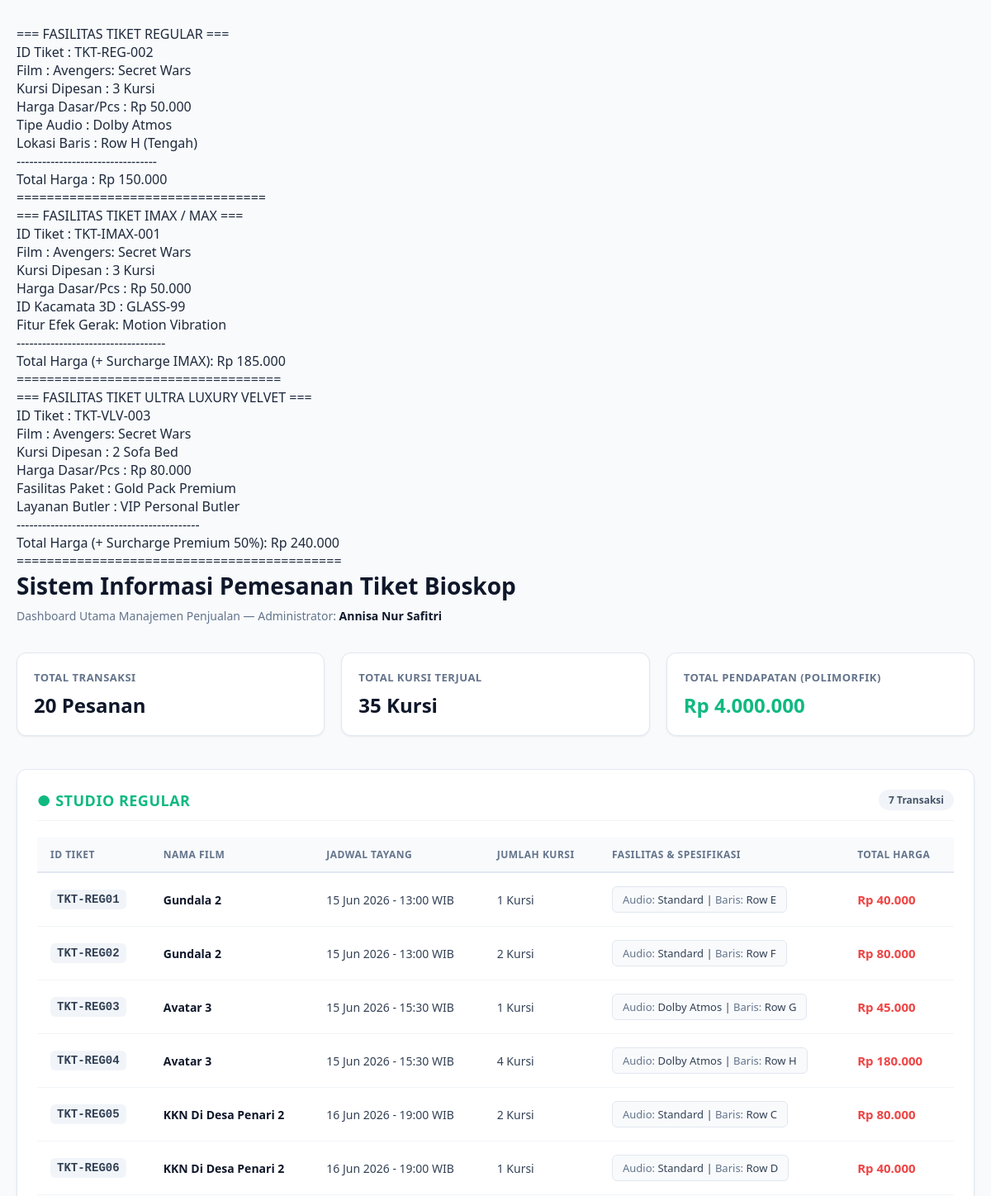
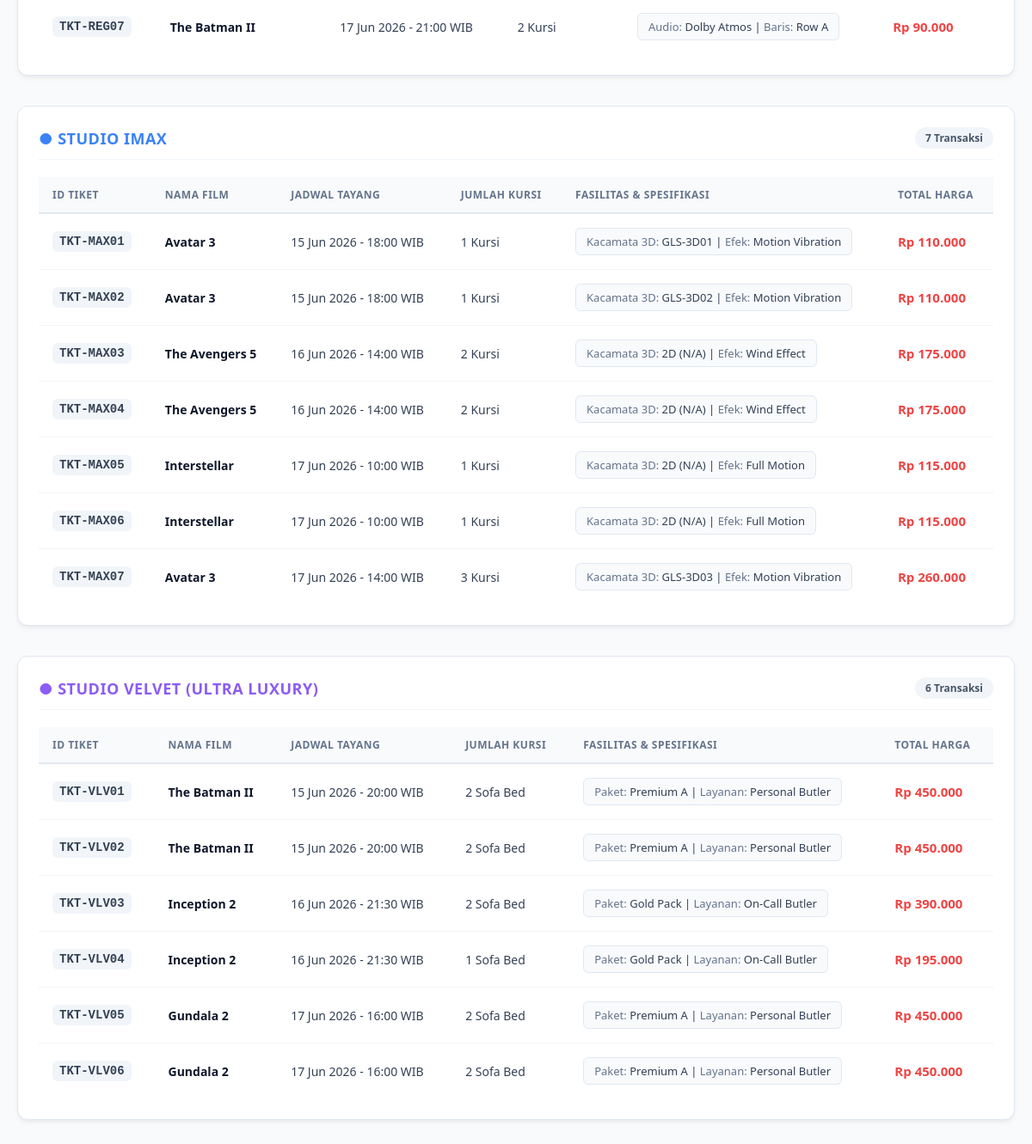
The page / on the database its author committed (2 pictures, top to bottom).
### tables this page shows
CREATE TABLE `tabel_tiket` (
  `id_tiket` varchar(10) NOT NULL,
  `nama_film` varchar(100) NOT NULL,
  `jadwal_tayang` datetime NOT NULL,
  `jumlah_kursi` int NOT NULL,
  `harga_dasar_tiket` decimal(10,2) NOT NULL,
  `jenis_studio` enum('regular','max','velvet') NOT NULL,
  `tipe_studio` varchar(20) DEFAULT NULL,
  `lokasi_baris` varchar(20) DEFAULT NULL,
  `kacamata_3d_id` varchar(10) DEFAULT NULL,
  `efek_gerak_fitur` varchar(50) DEFAULT NULL,
  `bantal_selimut_pack` varchar(10) DEFAULT NULL,
  `layanan_butler` varchar(20) DEFAULT NULL
);

### tiket.php (called while the page is built, shortened)
<?php
abstract class Tiket {
    protected $id_tiket;
    protected $nama_film;
    protected $jadwal_tayang;
    protected $jumlah_kursi;
    public function __construct($id_tiket, $nama_film, $jadwal_tayang, $jumlah_kursi, $hargaDasarTiket) {
        $this->id_tiket = $id_tiket;
        $this->nama_film = $nama_film;
        $this->jadwal_tayang = $jadwal_tayang;
        $this->jumlah_kursi = $jumlah_kursi;
        $this->hargaDasarTiket = $hargaDasarTiket;
    }
    public function getIdTiket() { return $this->id_tiket; }
    public function getNamaFilm() { return $this->nama_film; }
    public function getJadwalTayang() { return $this->jadwal_tayang; }
    public function getJumlahKursi() { return $this->jumlah_kursi; }
}

### index.php (the view, shortened to what this page needs)
<?php
require_once 'Tiket.php';
require_once 'TiketRegular.php';
require_once 'TiketIMax.php';
require_once 'TiketVelvet.php';
$database = new KoneksiDB();
$db = $database->getKoneksi();
$kelompokTiket = [
    'regular' => [],
    'max'     => [],
    'velvet'  => []
];
$totalPendapatan = 0;
$totalTiketTerjual = 0;
try {
    $query = "SELECT * FROM tabel_tiket";
    $stmt = $db->query($query);
    $semuaData = $stmt->fetchAll();
    foreach ($semuaData as $row) {
        $jenis = $row['jenis_studio'];
        $objekTiket = null;
        if ($jenis === 'regular') {
            $objekTiket = new TiketRegular(
                $row['id_tiket'], $row['nama_film'], $row['jadwal_tayang'],
                $row['jumlah_kursi'], $row['harga_dasar_tiket'],
                $row['tipe_studio'], $row['lokasi_baris']
            );
        } elseif ($jenis === 'max') {
            $objekTiket = new TiketIMax(
                $row['id_tiket'], $row['nama_film'], $row['jadwal_tayang'],
                $row['jumlah_kursi'], $row['harga_dasar_tiket'],
                $row['kacamata_3d_id'], $row['efek_gerak_fitur']
            );
        } elseif ($jenis === 'velvet') {
            $objekTiket = new TiketVelvet(
                $row['id_tiket'], $row['nama_film'], $row['jadwal_tayang'],
                $row['jumlah_kursi'], $row['harga_dasar_tiket'],
                $row['bantal_selimut_pack'], $row['layanan_butler']
            );
        }
        if ($objekTiket !== null) {
            $kelompokTiket[$jenis][] = $objekTiket;
            $totalPendapatan += $objekTiket->hitungTotalHarga();
            $totalTiketTerjual += $objekTiket->getJumlahKursi();
        }
    }
} catch (PDOException $e) {
    die("Gagal memproses data view: " . $e->getMessage());
}
?>
<!DOCTYPE html>
<html lang="id">
<head>
</head>
<body>
<div class="container">
    <header>
        <h1>Sistem Informasi Pemesanan Tiket Bioskop</h1>
        <div class="subtitle">Dashboard Utama Manajemen Penjualan — Administrator: <strong>Annisa Nur Safitri</strong></div>
    </header>
    <div class="stats-grid">
        <div class="stat-card">
            <div class="stat-label">Total Transaksi</div>
            <div class="stat-value"><?= count($semuaData); ?> Pesanan</div>
        </div>
        <div class="stat-card">
            <div class="stat-label">Total Kursi Terjual</div>
            <div class="stat-value"><?= $totalTiketTerjual; ?> Kursi</div>
        </div>
        <div class="stat-card">
            <div class="stat-label">Total Pendapatan (Polimorfik)</div>
            <div class="stat-value" style="color: #10b981;">Rp <?= number_format($totalPendapatan, 0, ',', '.'); ?></div>
        </div>
    </div>
    <div class="studio-card">
        <div class="studio-header">
            <div class="studio-title title-regular">● Studio Regular</div>
            <div class="badge"><?= count($kelompokTiket['regular']); ?> Transaksi</div>
        </div>
        <div class="table-responsive">
            <table>
                <thead>
                    <tr>
                        <th>ID Tiket</th>
                        <th>Nama Film</th>
                        <th>Jadwal Tayang</th>
                        <th>Jumlah Kursi</th>
                        <th>Fasilitas & Spesifikasi</th>
                        <th>Total Harga</th>
                    </tr>
                </thead>
                <tbody>
                    <?php if (empty($kelompokTiket['regular'])): ?>
                        <tr><td colspan="6" style="text-align:center; color: var(--text-muted);">Tidak ada data pesanan Studio Regular.</td></tr>
                    <?php else: ?>
                        <?php foreach ($kelompokTiket['regular'] as $tiket): ?>
                            <tr>
                                <td><span class="id-badge"><?= $tiket->getIdTiket(); ?></span></td>
                                <td><span class="film-name"><?= $tiket->getNamaFilm(); ?></span></td>
                                <td><?= date('d M Y - H:i', strtotime($tiket->getJadwalTayang())); ?> WIB</td>
                                <td><?= $tiket->getJumlahKursi(); ?> Kursi</td>
                                <td>
                                    <div class="spec-container">
                                        <span class="spec-label">Audio:</span> <?= $tiket->getTipeAudio(); ?> |
                                        <span class="spec-label">Baris:</span> <?= $tiket->getLokasiBaris(); ?>
                                    </div>
                                </td>
                                <td class="harga-total">Rp <?= number_format($tiket->hitungTotalHarga(), 0, ',', '.'); ?></td>
                            </tr>
                        <?php endforeach; ?>
                    <?php endif; ?>
                </tbody>
            </table>
        </div>
    </div>
    <div class="studio-card">
        <div class="studio-header">
            <div class="studio-title title-max">● Studio IMAX</div>
            <div class="badge"><?= count($kelompokTiket['max']); ?> Transaksi</div>
        </div>
        <div class="table-responsive">
            <table>
                <thead>
                    <tr>
                        <th>ID Tiket</th>
                        <th>Nama Film</th>
                        <th>Jadwal Tayang</th>
                        <th>Jumlah Kursi</th>
                        <th>Fasilitas & Spesifikasi</th>
                        <th>Total Harga</th>
                    </tr>
                </thead>
                <tbody>
                    <?php if (empty($kelompokTiket['max'])): ?>
                        <tr><td colspan="6" style="text-align:center; color: var(--text-muted);">Tidak ada data pesanan Studio IMAX.</td></tr>
                    <?php else: ?>
                        <?php foreach ($kelompokTiket['max'] as $tiket): ?>
                            <tr>
                                <td><span class="id-badge"><?= $tiket->getIdTiket(); ?></span></td>
                                <td><span class="film-name"><?= $tiket->getNamaFilm(); ?></span></td>
                                <td><?= date('d M Y - H:i', strtotime($tiket->getJadwalTayang())); ?> WIB</td>
                                <td><?= $tiket->getJumlahKursi(); ?> Kursi</td>
                                <td>
                                    <div class="spec-container">
                                        <span class="spec-label">Kacamata 3D:</span> <?= $tiket->getKacamata3dId() ?? '2D (N/A)'; ?> |
                                        <span class="spec-label">Efek:</span> <?= $tiket->getEfekGerakFitur() ?? 'Standar'; ?>
                                    </div>
                                </td>
                                <td class="harga-total">Rp <?= number_format($tiket->hitungTotalHarga(), 0, ',', '.'); ?></td>
                            </tr>
                        <?php endforeach; ?>
                    <?php endif; ?>
                </tbody>
            </table>
        </div>
    </div>
    <div class="studio-card">
        <div class="studio-header">
            <div class="studio-title title-velvet">● Studio Velvet (Ultra Luxury)</div>
            <div class="badge"><?= count($kelompokTiket['velvet']); ?> Transaksi</div>
        </div>
        <div class="table-responsive">
            <table>
                <thead>
                    <tr>
                        <th>ID Tiket</th>
                        <th>Nama Film</th>
                        <th>Jadwal Tayang</th>
                        <th>Jumlah Kursi</th>
                        <th>Fasilitas & Spesifikasi</th>
                        <th>Total Harga</th>
                    </tr>
                </thead>
                <tbody>
                    <?php if (empty($kelompokTiket['velvet'])): ?>
                        <tr><td colspan="6" style="text-align:center; color: var(--text-muted);">Tidak ada data pesanan Studio Velvet.</td></tr>
                    <?php else: ?>
                        <?php foreach ($kelompokTiket['velvet'] as $tiket): ?>
                            <tr>
                                <td><span class="id-badge"><?= $tiket->getIdTiket(); ?></span></td>
                                <td><span class="film-name"><?= $tiket->getNamaFilm(); ?></span></td>
                                <td><?= date('d M Y - H:i', strtotime($tiket->getJadwalTayang())); ?> WIB</td>
                                <td><?= $tiket->getJumlahKursi(); ?> Sofa Bed</td>
                                <td>
                                    <div class="spec-container">
                                        <span class="spec-label">Paket:</span> <?= $tiket->getBantalSelimutPack(); ?> |
                                        <span class="spec-label">Layanan:</span> <?= $tiket->getLayananButler(); ?>
                                    </div>
                                </td>
                                <td class="harga-total">Rp <?= number_format($tiket->hitungTotalHarga(), 0, ',', '.'); ?></td>
                            </tr>
                        <?php endforeach; ?>
                    <?php endif; ?>
                </tbody>
            </table>
        </div>
    </div>
</div>
</body>
</html>

### rows shown on the page
tabel_tiket: id_tiket "TKT-REG01", nama_film "Gundala 2", jadwal_tayang "15 Jun 2026 - 13:00", jumlah_kursi "1", tipe_studio "Standard", lokasi_baris "Row E", $tiket->hitungTotalHarga() "40.000"
tabel_tiket: id_tiket "TKT-REG02", nama_film "Gundala 2", jadwal_tayang "15 Jun 2026 - 13:00", jumlah_kursi "2", tipe_studio "Standard", lokasi_baris "Row F", $tiket->hitungTotalHarga() "80.000"
tabel_tiket: id_tiket "TKT-REG03", nama_film "Avatar 3", jadwal_tayang "15 Jun 2026 - 15:30", jumlah_kursi "1", tipe_studio "Dolby Atmos", lokasi_baris "Row G", $tiket->hitungTotalHarga() "45.000"
tabel_tiket: id_tiket "TKT-REG04", nama_film "Avatar 3", jadwal_tayang "15 Jun 2026 - 15:30", jumlah_kursi "4", tipe_studio "Dolby Atmos", lokasi_baris "Row H", $tiket->hitungTotalHarga() "180.000"
tabel_tiket: id_tiket "TKT-REG05", nama_film "KKN Di Desa Penari 2", jadwal_tayang "16 Jun 2026 - 19:00", jumlah_kursi "2", tipe_studio "Standard", lokasi_baris "Row C", $tiket->hitungTotalHarga() "80.000"
tabel_tiket: id_tiket "TKT-REG06", nama_film "KKN Di Desa Penari 2", jadwal_tayang "16 Jun 2026 - 19:00", jumlah_kursi "1", tipe_studio "Standard", lokasi_baris "Row D", $tiket->hitungTotalHarga() "40.000"
tabel_tiket: id_tiket "TKT-REG07", nama_film "The Batman II", jadwal_tayang "17 Jun 2026 - 21:00", jumlah_kursi "2", tipe_studio "Dolby Atmos", lokasi_baris "Row A", $tiket->hitungTotalHarga() "90.000"
tabel_tiket: id_tiket "TKT-MAX01", nama_film "Avatar 3", jadwal_tayang "15 Jun 2026 - 18:00", jumlah_kursi "1", kacamata_3d "GLS-3D01", efek_gerak_fitur "Motion Vibration", $tiket->hitungTotalHarga() "110.000"
tabel_tiket: id_tiket "TKT-MAX02", nama_film "Avatar 3", jadwal_tayang "15 Jun 2026 - 18:00", jumlah_kursi "1", kacamata_3d "GLS-3D02", efek_gerak_fitur "Motion Vibration", $tiket->hitungTotalHarga() "110.000"
tabel_tiket: id_tiket "TKT-MAX03", nama_film "The Avengers 5", jadwal_tayang "16 Jun 2026 - 14:00", jumlah_kursi "2", kacamata_3d "2D (N/A)", efek_gerak_fitur "Wind Effect", $tiket->hitungTotalHarga() "175.000"
tabel_tiket: id_tiket "TKT-MAX04", nama_film "The Avengers 5", jadwal_tayang "16 Jun 2026 - 14:00", jumlah_kursi "2", kacamata_3d "2D (N/A)", efek_gerak_fitur "Wind Effect", $tiket->hitungTotalHarga() "175.000"
tabel_tiket: id_tiket "TKT-MAX05", nama_film "Interstellar", jadwal_tayang "17 Jun 2026 - 10:00", jumlah_kursi "1", kacamata_3d "2D (N/A)", efek_gerak_fitur "Full Motion", $tiket->hitungTotalHarga() "115.000"
tabel_tiket: id_tiket "TKT-MAX06", nama_film "Interstellar", jadwal_tayang "17 Jun 2026 - 10:00", jumlah_kursi "1", kacamata_3d "2D (N/A)", efek_gerak_fitur "Full Motion", $tiket->hitungTotalHarga() "115.000"
tabel_tiket: id_tiket "TKT-MAX07", nama_film "Avatar 3", jadwal_tayang "17 Jun 2026 - 14:00", jumlah_kursi "3", kacamata_3d "GLS-3D03", efek_gerak_fitur "Motion Vibration", $tiket->hitungTotalHarga() "260.000"
tabel_tiket: id_tiket "TKT-VLV01", nama_film "The Batman II", jadwal_tayang "15 Jun 2026 - 20:00", jumlah_kursi "2", bantal_selimut_pack "Premium A", layanan_butler "Personal Butler", $tiket->hitungTotalHarga() "450.000"
tabel_tiket: id_tiket "TKT-VLV02", nama_film "The Batman II", jadwal_tayang "15 Jun 2026 - 20:00", jumlah_kursi "2", bantal_selimut_pack "Premium A", layanan_butler "Personal Butler", $tiket->hitungTotalHarga() "450.000"
tabel_tiket: id_tiket "TKT-VLV03", nama_film "Inception 2", jadwal_tayang "16 Jun 2026 - 21:30", jumlah_kursi "2", bantal_selimut_pack "Gold Pack", layanan_butler "On-Call Butler", $tiket->hitungTotalHarga() "390.000"
tabel_tiket: id_tiket "TKT-VLV04", nama_film "Inception 2", jadwal_tayang "16 Jun 2026 - 21:30", jumlah_kursi "1", bantal_selimut_pack "Gold Pack", layanan_butler "On-Call Butler", $tiket->hitungTotalHarga() "195.000"
tabel_tiket: id_tiket "TKT-VLV05", nama_film "Gundala 2", jadwal_tayang "17 Jun 2026 - 16:00", jumlah_kursi "2", bantal_selimut_pack "Premium A", layanan_butler "Personal Butler", $tiket->hitungTotalHarga() "450.000"
tabel_tiket: id_tiket "TKT-VLV06", nama_film "Gundala 2", jadwal_tayang "17 Jun 2026 - 16:00", jumlah_kursi "2", bantal_selimut_pack "Premium A", layanan_butler "Personal Butler", $tiket->hitungTotalHarga() "450.000"

### other values the page prints
$this->id_tiket "TKT-REG-002"
$this->nama_film "Avengers: Secret Wars"
$this->jumlah_kursi "3"
$this->hargaDasarTiket "50.000"
$this->tipeAudio "Dolby Atmos"
$this->lokasiBaris "Row H (Tengah)"
$this->hitungTotalHarga() "150.000"
$this->id_tiket "TKT-IMAX-001"
$this->kacamata3dId "GLASS-99"
$this->efekGerakFitur "Motion Vibration"
$this->hitungTotalHarga() "185.000"
$this->id_tiket "TKT-VLV-003"
$this->jumlah_kursi "2"
$this->hargaDasarTiket "80.000"
$this->bantalSelimutPack "Gold Pack Premium"
